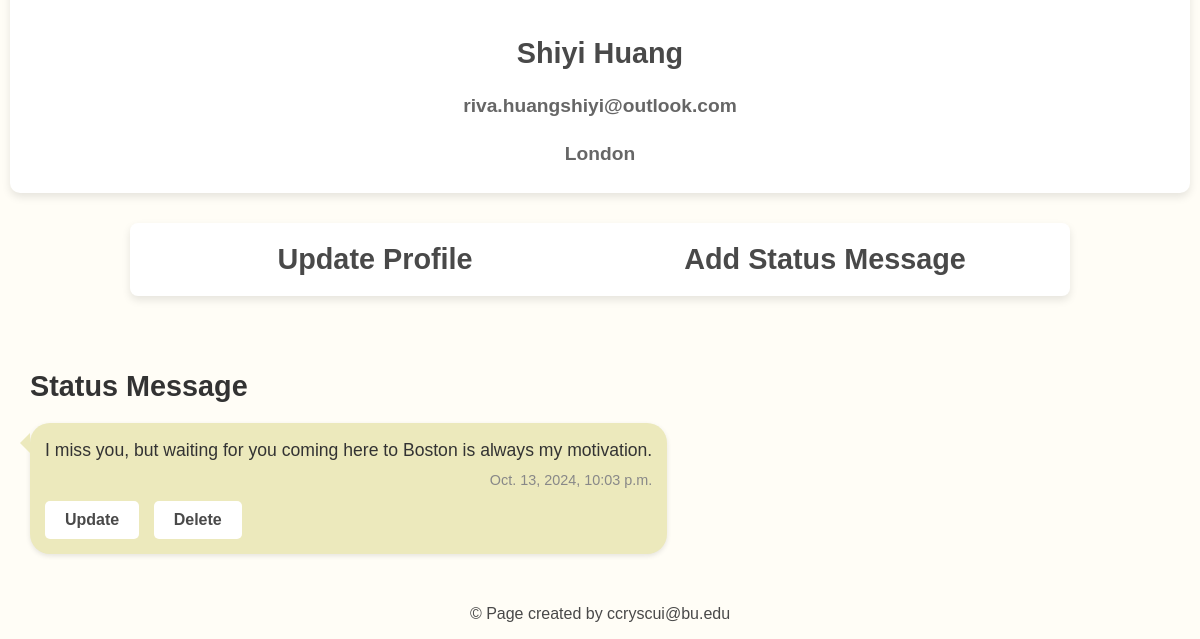
/mini_fb/profile/1 (lower part), run on an earlier commit of the app's database.
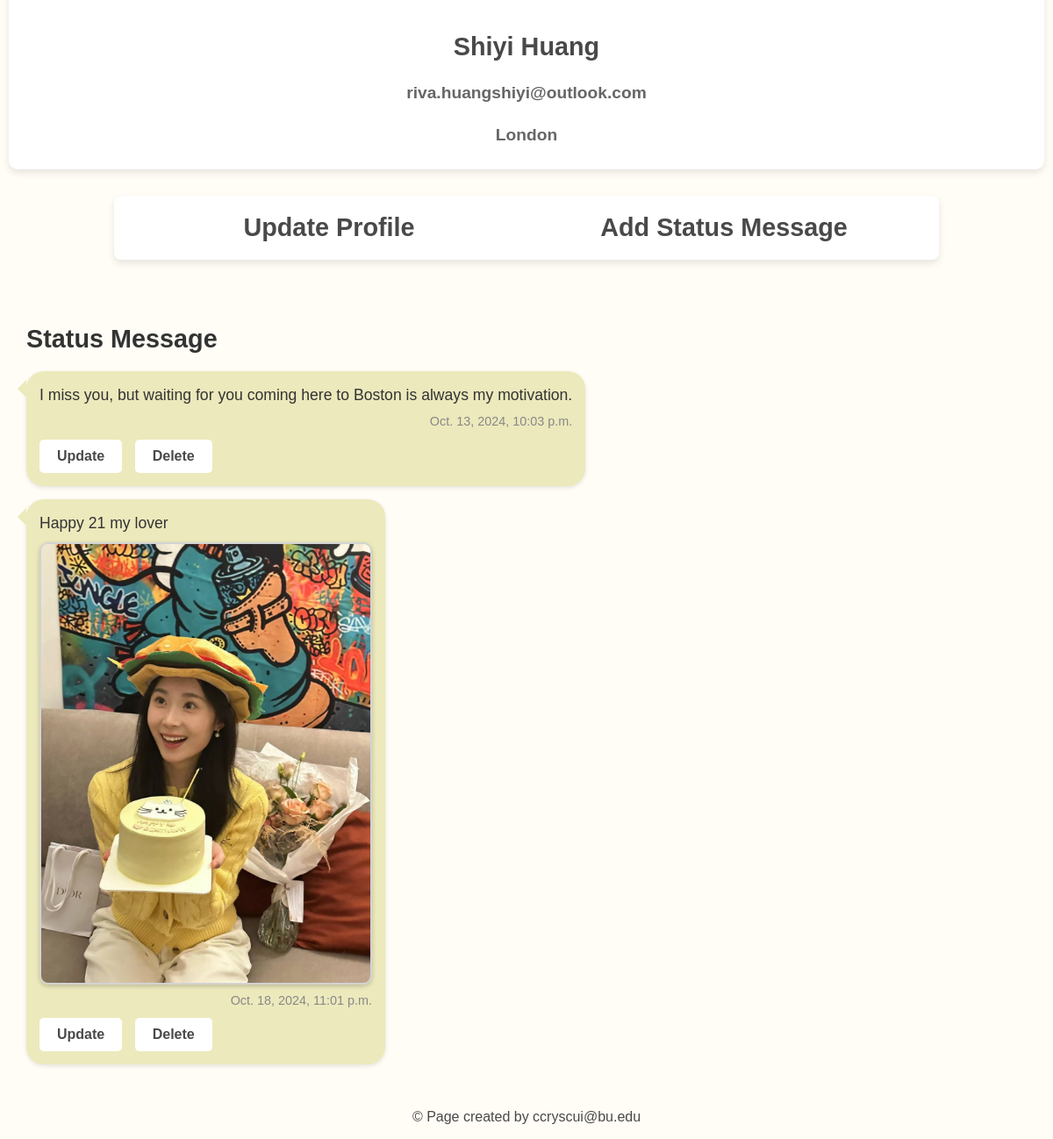
And on a later commit of the database.
### mini_fb/models.py (models this page shows, shortened)
class Profile(models.Model):
    first_name = models.TextField(blank=False)
    last_name = models.TextField(blank=False)
    city = models.TextField(blank=False)
    email_address = models.EmailField(blank=False, unique=True)
    profile_image_url = models.URLField(blank=True)
    def get_status_messages(self):
        messages = StatusMessage.objects.filter(profile=self).order_by('timestamp')
        return messages

class StatusMessage(models.Model):
    timestamp = models.DateTimeField(auto_now=True)
    message = models.TextField(blank=False)
    profile =  models.ForeignKey("Profile", on_delete=models.CASCADE)
    def get_images(self):
        images = Image.objects.filter(status_message = self)
        return images

class Image(models.Model):
    image_file = models.ImageField(blank=True)
    status_message = models.ForeignKey("StatusMessage", on_delete=models.CASCADE)
    timestamp = models.DateTimeField(auto_now=True)

### mini_fb/views.py (the view)
# urls.py: path(r'profile/<int:pk>', views.ShowProfilePageView.as_view(), name = "show_profile"),
class ShowProfilePageView(DetailView):
    model = Profile
    template_name = "mini_fb/show_profile.html"
    context_object_name = "profile"

### mini_fb/templates/mini_fb/show_profile.html (shortened to what this page needs)
{% extends 'mini_fb/base.html' %}
{% block content %}
<div class="personal">
    <h2>{{ profile.first_name }} {{ profile.last_name }}</h2>
    <h4>{{profile.email_address}}</h4>
    <h4>{{profile.city}}</h4>
</div>
<div class="container">
    <a href="{% url 'update_profile' profile.pk %}"> <h2>Update Profile</h2></a>
    <a href="{% url 'create_status' profile.pk %}"><h2>Add Status Message</h2></a>
</div>
<div class="status-message-container">
    <h2>Status Message</h2>
    {% if profile.get_status_messages %}
        {% for c in profile.get_status_messages %}
        <div class="status-message">
            <p>{{c.message}}</p>
            {% if c.get_images %}
                {% for img in c.get_images %}
                    <img src='{{img.image_file.url}}' alt='{{img.image_file.url}}'>
                {% endfor %}
            {% endif %}
            <p class="timestamp">{{c.timestamp}}</p>
            <div>
                <a href="{% url 'update_status' c.pk %}">Update</a>
                <a href="{% url 'delete_status' c.pk %}">Delete</a>
            </div>
        </div>
        {% endfor %}
    {% else %}
    <div>
    </div>
    {% endif %}
</div>
{% endblock %}

### mini_fb/templates/mini_fb/base.html (shortened to what this page needs)
{% load static %}
<html>
<head>
    <link rel="stylesheet" href="{% static 'styles.css' %}">
</head>
<body>
     {% block content %}{% endblock %}
     <footer class="footer">
        <p>&copy; Page created by ccryscui@bu.edu</p>
    </footer>
</body>
</html>

### static/styles.css (style rules this page uses)
body { background-color: #fffdf6; color: #494949; font-family: Arial, sans-serif; margin: 10px; padding: 0; text-align: center; }
p { font-size:medium; }
.container { max-width: 900px; margin: 0 auto; background-color: white; border-radius: 8px; box-shadow: 0 4px 8px rgba(0, 0, 0, 0.1); display: flex; flex-wrap: wrap; align-items: center; padding: 20px; margin-bottom: 30px; }
.container a { flex: 1; }
.container h2 { flex: 1; margin: 0; }
a { text-decoration: none; color: #494949; font-size:larger; font-weight: bold; transition: color 0.3s ease; }
.personal { margin: 30 auto; padding: 20px; background-color: white; border-radius: 10px; box-shadow: 0 4px 8px rgba(0, 0, 0, 0.1); text-align: center; font-family: 'Arial', sans-serif; }
.personal h2 { font-size: 1.8em; color: #494949; margin-bottom: 10px; font-weight: bold; }
.personal h4 { font-size: 1.2em; color: #666; margin-bottom: 8px; }
.status-message-container { display: block; max-width: 1400px; margin: 0 auto; padding: 20px; border-radius: 10px; font-family: 'Arial', sans-serif; text-align: left; }
.status-message-container h2 { font-size: 1.8em; color: #333; text-align: left; margin-bottom: 20px; font-weight: bold; }
.status-message { padding: 15px; background-color: #ece9bc; border-radius: 20px; margin-bottom: 15px; max-width: fit-content; position: relative; box-shadow: 0 2px 5px rgba(0, 0, 0, 0.1); word-wrap: break-word; }
.status-message p { font-size: 1.1em; color: #333; margin: 0; line-height: 1.4em; }
.status-message .timestamp { font-size: 0.9em; color: #888; text-align: right; margin-top: 8px; }
.status-message:after { content: ''; position: absolute; border-style: solid; border-width: 10px 10px 10px 0; border-color: transparent #ece9bc transparent transparent; top: 10px; left: -10px; }
.status-message img { max-width: 500px; max-height: 500px; height: auto; display: block; margin-top: 10px; border-radius: 10px; box-shadow: 0 2px 5px rgba(0, 0, 0, 0.2); border: 2px solid #d3d3d3; }
.status-message a { text-decoration: none; color: #494949; background-color: white; padding: 10px 20px; border-radius: 5px; margin-top: 10px; margin-right: 10px; font-size: 1em; display: inline-block; transition: background-color 0.3s ease; }

What changed in the data, as far as the page shows it:
added StatusMessage: message "Happy 21 my lover", timestamp "Oct. 18, 2024, 11:01 p.m."
added Image: image_file (picture)
